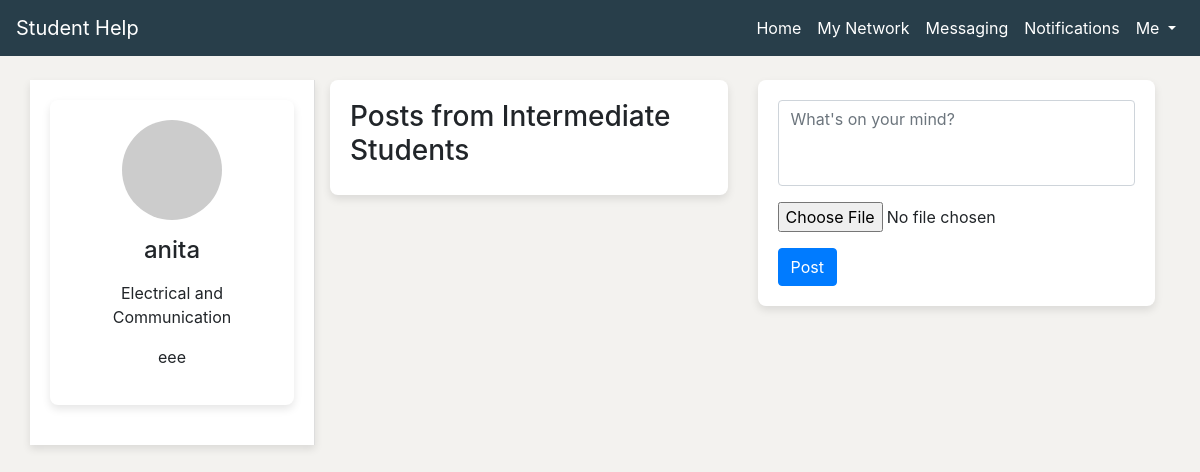
The page /engineering/ (signed in) on the database as committed earlier.
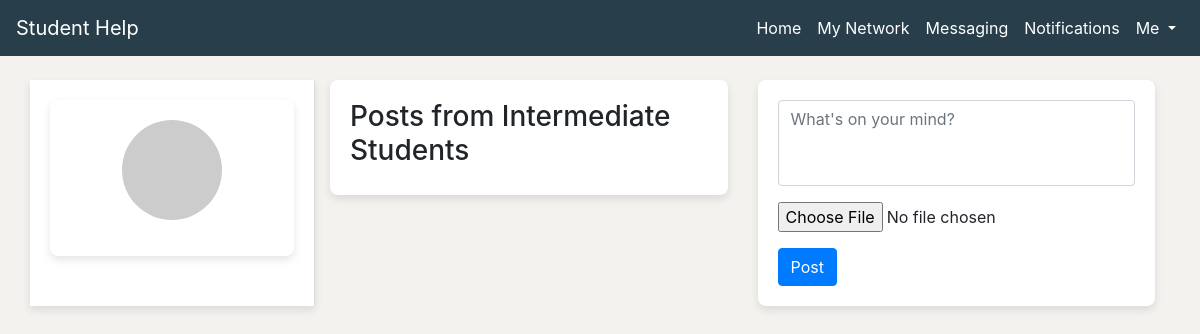
The same page on the database as committed later.
### login/models.py (models this page shows, shortened)
class UserProfile(models.Model):
    user = models.OneToOneField(User, on_delete=models.CASCADE)
    dob = models.DateField(blank=True, null=True)
    college = models.CharField(max_length=100, blank=True)
    year = models.IntegerField(blank=True, null=True)
    department = models.CharField(max_length=100, blank=True)
    minor = models.CharField(max_length=100, blank=True)

### engineering/views.py (the view)
# urls.py: path('', views.engineering_home, name='engineering_home'),
@login_required
def engineering_home(request):
    try:
        engineering_profile = UserProfile.objects.get(user=request.user)
    except UserProfile.DoesNotExist:
        engineering_profile = None
    context = {
        'engineering_profile': engineering_profile,
    }
    return render(request, 'engineering_home.html', context)

### engineering/templates/engineering_home.html (shortened to what this page needs)
<!DOCTYPE html>
<html lang="en">
<head>
    <link rel="stylesheet" href="https://maxcdn.bootstrapcdn.com/bootstrap/4.5.2/css/bootstrap.min.css">
</head>
<body>
<nav class="navbar navbar-expand-lg navbar-dark">
    <a class="navbar-brand" href="#">Student Help</a>
    <div class="collapse navbar-collapse" id="navbarNav">
        <ul class="navbar-nav ml-auto">
            <li class="nav-item active">
                <a class="nav-link" href="{% url 'engineering_home' %}">Home</a>
            </li>
            <li class="nav-item">
                <a class="nav-link" href="{% url 'my_network' %}">My Network</a>
            </li>
            <li class="nav-item">
                <a class="nav-link" href="#">Messaging</a>
            </li>
            <li class="nav-item">
                <a class="nav-link" href="#">Notifications</a>
            </li>
            <li class="nav-item dropdown">
                <a class="nav-link dropdown-toggle" href="#" id="navbarDropdown" role="button" data-toggle="dropdown" aria-haspopup="true" aria-expanded="false">
                    Me
                </a>
            </li>
        </ul>
    </div>
</nav>
<div class="container mt-4">
    <div class="row">
        <div class="col-md-3 sidebar">
            <div class="profile-summary text-center">
                <img src="https://via.placeholder.com/100" alt="Profile Picture">
                <h4 class="mt-3">{{ engineering_profile.user.username }}</h4>
                <p>{{ engineering_profile.department}}</p>
                <p>{{ engineering_profile.minor}}</p>
            </div>
        </div>
        <div class="col-md-9">
            <div class="row">
                <div class="col-md-6">
                    <div class="feed" id="feed">
                        <h3>Posts from Intermediate Students</h3>
                    </div>
                </div>
                <div class="col-md-6">
                    <div class="post-creation">
                        <form id="post-form">
                            <div class="form-group">
                                <textarea class="form-control" id="post-content" rows="3" placeholder="What's on your mind?" required></textarea>
                            </div>
                            <div class="form-group">
                                <input type="file" class="form-control-file" id="post-image">
                            </div>
                            <button type="submit" class="btn btn-primary">Post</button>
                        </form>
                    </div>
                </div>
            </div>
        </div>
    </div>
</div>
</body>
</html>

### engineering/templates/engineering_home.html (style rules this page uses)
body { background-color: #f3f2ef; }
.navbar { background-color: #283e4a; }
.navbar-brand, .nav-link, .dropdown-toggle { color: #ffffff !important; }
.profile-summary, .post-creation, .feed { background-color: #ffffff; border-radius: 8px; box-shadow: 0 4px 8px rgba(0, 0, 0, 0.1); margin-bottom: 20px; padding: 20px; }
.profile-summary img { border-radius: 50%; }
.post-creation textarea, .post-creation input { resize: none; }
.sidebar { background-color: #ffffff; border-right: 1px solid #ddd; box-shadow: 0 4px 8px rgba(0, 0, 0, 0.1); padding: 20px; margin-bottom: 20px; }

Rows that differ between the two databases and show on the page:
removed UserProfile: user.username "anita", department "Electrical and Communication", minor "eee"
